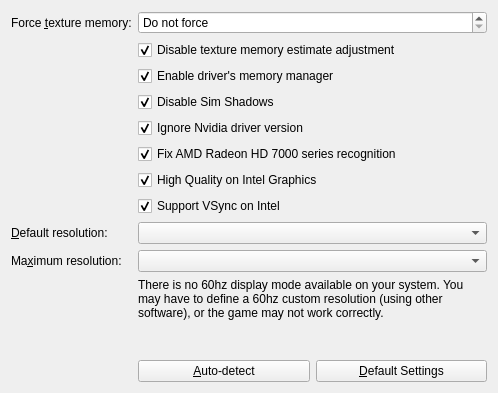
<?xml version="1.0" encoding="UTF-8"?>
<ui version="4.0">
 <class>SimsPSSettings</class>
 <widget class="QWidget" name="SimsPSSettings">
  <property name="geometry">
   <rect>
    <x>0</x>
    <y>0</y>
    <width>498</width>
    <height>393</height>
   </rect>
  </property>
  <property name="windowTitle">
   <string>The Sims Pet Stories Settings</string>
  </property>
  <layout class="QFormLayout" name="formLayout">
   <item row="0" column="0">
    <widget class="QLabel" name="forceMemLabel">
     <property name="text">
      <string>Force &amp;texture memory:</string>
     </property>
     <property name="buddy">
      <cstring>forceMem</cstring>
     </property>
    </widget>
   </item>
   <item row="0" column="1">
    <widget class="QSpinBox" name="forceMem">
     <property name="toolTip">
      <string>Override texture (graphics card) memory detection</string>
     </property>
     <property name="whatsThis">
      <string>&lt;html&gt;&lt;head/&gt;&lt;body&gt;&lt;p&gt;Force the texture memory to a specific size. Use this if The Sims Life Stories only runs in software mode.&lt;/p&gt;&lt;p&gt;If your config log file has a line that reads:&lt;/p&gt;&lt;pre style=&quot; margin-top:12px; margin-bottom:12px; margin-left:0px; margin-right:0px; -qt-block-indent:0; text-indent:0px;&quot;&gt;&lt;span style=&quot; font-family:'Courier New,courier';&quot;&gt;Texture memory:  32MB&lt;/span&gt;&lt;/pre&gt;&lt;p&gt;You probably want to apply this fix.&lt;/p&gt;&lt;p&gt;It's recommended to set this value to match the info on the &amp;quot;Device Info&amp;quot; tab. More recent cards generally have at least &lt;span style=&quot; font-weight:600;&quot;&gt;1024 Mb&lt;/span&gt; available, which is a good value to use.&lt;/p&gt;&lt;p&gt;For high quality graphics, a value of at least &lt;span style=&quot; font-weight:600;&quot;&gt;128 Mb&lt;/span&gt; must be used.&lt;/p&gt;&lt;/body&gt;&lt;/html&gt;</string>
     </property>
     <property name="specialValueText">
      <string>Do not force</string>
     </property>
     <property name="suffix">
      <string> Mb</string>
     </property>
     <property name="minimum">
      <number>0</number>
     </property>
     <property name="maximum">
      <number>32768</number>
     </property>
     <property name="singleStep">
      <number>32</number>
     </property>
    </widget>
   </item>
   <item row="1" column="1">
    <widget class="QCheckBox" name="disableTexMemEstimateAdjustment">
     <property name="toolTip">
      <string>Do not adjust the texture memory reported by the driver, to improve stability (especially with nVidia cards)</string>
     </property>
     <property name="whatsThis">
      <string>&lt;html&gt;&lt;head/&gt;&lt;body&gt;&lt;p&gt;Use this tweak to use the texture memory reported by the driver. This may greatly improve the game's stability, especially when using a recent nVidia graphics card.&lt;/p&gt;&lt;/body&gt;&lt;/html&gt;</string>
     </property>
     <property name="text">
      <string>Disable texture memory estimate adjustment</string>
     </property>
     <property name="checked">
      <bool>true</bool>
     </property>
    </widget>
   </item>
   <item row="2" column="1">
    <widget class="QCheckBox" name="enableDriverMemoryManager">
     <property name="toolTip">
      <string>Use the graphics driver's memory manager, to improve the game's stability</string>
     </property>
     <property name="whatsThis">
      <string>&lt;html&gt;&lt;head/&gt;&lt;body&gt;&lt;p&gt;This makes the game rely on the graphics card driver for its memory management, rather than the game's own memory manager. Enabling this using modern drivers generally improves the game's stability.&lt;/p&gt;&lt;/body&gt;&lt;/html&gt;</string>
     </property>
     <property name="text">
      <string>Enable driver's memory manager</string>
     </property>
     <property name="checked">
      <bool>true</bool>
     </property>
    </widget>
   </item>
   <item row="3" column="1">
    <widget class="QCheckBox" name="disableSimShadows">
     <property name="toolTip">
      <string>Disable shadows for Sims and Pets, to work around black rectangles as shadows</string>
     </property>
     <property name="whatsThis">
      <string>&lt;html&gt;&lt;head/&gt;&lt;body&gt;&lt;p&gt;Use this tweak to always disable the shadows of Sims. If you experience black boxes on the ground near Sims, apply this tweak to disable those shadows.&lt;/p&gt;&lt;p&gt;This issue occurs mostly on Windows 8 and 10.&lt;/p&gt;&lt;/body&gt;&lt;/html&gt;</string>
     </property>
     <property name="text">
      <string>Disable Sim Shadows</string>
     </property>
     <property name="checked">
      <bool>true</bool>
     </property>
    </widget>
   </item>
   <item row="4" column="1">
    <widget class="QCheckBox" name="ignoreNvidiaDriverVersion">
     <property name="toolTip">
      <string>Ignore a low driver version of Nvidia.</string>
     </property>
     <property name="whatsThis">
      <string>&lt;html&gt;&lt;head/&gt;&lt;body&gt;&lt;p&gt;New drivers of Nvidia sometimes report a low version number. This can lower some quality settings, even though the driver is new enough to support the better quality settings. This tweak disables some checks based on the version number of the driver, and picks the best possible options.&lt;/p&gt;&lt;/body&gt;&lt;/html&gt;</string>
     </property>
     <property name="text">
      <string>Ignore Nvidia driver version</string>
     </property>
     <property name="checked">
      <bool>true</bool>
     </property>
    </widget>
   </item>
   <item row="5" column="1">
    <widget class="QCheckBox" name="radeonHd7000Fix">
     <property name="toolTip">
      <string>Do not force low quality on Radeon HD 7000 series graphics cards (as opposed to the older Radeon 7000 series).</string>
     </property>
     <property name="whatsThis">
      <string>&lt;html&gt;&lt;head/&gt;&lt;body&gt;&lt;p&gt;Use this if you have a graphics card in the &lt;span style=&quot; font-weight:600;&quot;&gt;ATI Radeon HD 7000&lt;/span&gt; series.&lt;/p&gt;&lt;p&gt;The detection in the default code overlaps with the older &lt;span style=&quot; font-weight:600;&quot;&gt;Radeon 7000&lt;/span&gt; series, and forces the settings to a low quality code. Apply this tweak to make sure the detection only picks out the old graphics cards, but not the newer &lt;span style=&quot; font-weight:600;&quot;&gt;HD&lt;/span&gt; ones.&lt;/p&gt;&lt;p&gt;If you do not have an ATI/AMD graphics card, this option does nothing.&lt;/p&gt;&lt;/body&gt;&lt;/html&gt;</string>
     </property>
     <property name="text">
      <string>Fix AMD Radeon HD 7000 series recognition</string>
     </property>
     <property name="checked">
      <bool>true</bool>
     </property>
    </widget>
   </item>
   <item row="6" column="1">
    <widget class="QCheckBox" name="intelHigh">
     <property name="toolTip">
      <string>Allow high quality graphics for most recent Intel Graphics cards.</string>
     </property>
     <property name="whatsThis">
      <string>&lt;html&gt;&lt;head/&gt;&lt;body&gt;&lt;p&gt;Enable high quality graphics for &lt;span style=&quot; font-weight:600;&quot;&gt;Intel HD Graphics&lt;/span&gt; cards. If you have a fairly recent Intel graphics card, you may enable this tweak to increase graphics quality (at the cost of performance).&lt;/p&gt;&lt;p&gt;If your game runs choppy or slow after applying this tweak, disable it again.&lt;/p&gt;&lt;p&gt;If you do not use an Intel graphics card, this option does nothing.&lt;/p&gt;&lt;/body&gt;&lt;/html&gt;</string>
     </property>
     <property name="text">
      <string>High Quality on Intel Graphics</string>
     </property>
     <property name="checked">
      <bool>true</bool>
     </property>
    </widget>
   </item>
   <item row="7" column="1">
    <widget class="QCheckBox" name="intelVsync">
     <property name="toolTip">
      <string>Enable VSync for Intel Graphics cards. May cause (or solve) flickering graphics and/or UI.</string>
     </property>
     <property name="whatsThis">
      <string>&lt;html&gt;&lt;head/&gt;&lt;body&gt;&lt;p&gt;Enable VSync for &lt;span style=&quot; font-weight:600;&quot;&gt;Intel HD Graphics&lt;/span&gt; cards. VSync is disabled by default, because with some driver versions and some cards this caused a flickering UI.&lt;/p&gt;&lt;p&gt;If you experience flickering graphics or UI in the Sims Life Stories, enabling or disabling this tweak may help.&lt;/p&gt;&lt;p&gt;If you do not use an Intel graphics card, this option does nothing.&lt;/p&gt;&lt;/body&gt;&lt;/html&gt;</string>
     </property>
     <property name="text">
      <string>Support VSync on Intel</string>
     </property>
     <property name="checked">
      <bool>true</bool>
     </property>
    </widget>
   </item>
   <item row="8" column="0">
    <widget class="QLabel" name="defaultResolutionLabel">
     <property name="text">
      <string>&amp;Default resolution:</string>
     </property>
     <property name="buddy">
      <cstring>defaultResolution</cstring>
     </property>
    </widget>
   </item>
   <item row="8" column="1">
    <widget class="QComboBox" name="defaultResolution">
     <property name="toolTip">
      <string>The initial resolution as applied by the game at first launch.</string>
     </property>
     <property name="whatsThis">
      <string>&lt;html&gt;&lt;head/&gt;&lt;body&gt;&lt;p&gt;The default resolution to use, if the game is in high quality mode. This only applies when first starting up the game; use the in-game settings to change the actual resolution.&lt;/p&gt;&lt;/body&gt;&lt;/html&gt;</string>
     </property>
    </widget>
   </item>
   <item row="9" column="0">
    <widget class="QLabel" name="maxResolutionLabel">
     <property name="text">
      <string>Ma&amp;ximum resolution:</string>
     </property>
     <property name="buddy">
      <cstring>maxResolution</cstring>
     </property>
    </widget>
   </item>
   <item row="9" column="1">
    <widget class="QComboBox" name="maxResolution">
     <property name="toolTip">
      <string>The maximum available resolution (in high quality graphics mode only).</string>
     </property>
     <property name="whatsThis">
      <string>&lt;html&gt;&lt;head/&gt;&lt;body&gt;&lt;p&gt;The maximum available resolution (width/height) in the game, if the game is in high quality mode. &lt;/p&gt;&lt;p&gt;Change this to make higher resolutions available in the in-game settings.&lt;/p&gt;&lt;p&gt;If this tweak appears to have no effect, the game may not be running in high quality mode. Enabling other tweaks may help.&lt;/p&gt;&lt;/body&gt;&lt;/html&gt;</string>
     </property>
    </widget>
   </item>
   <item row="10" column="1">
    <widget class="QLabel" name="no60HzAvailable">
     <property name="sizePolicy">
      <sizepolicy hsizetype="Expanding" vsizetype="Expanding">
       <horstretch>0</horstretch>
       <verstretch>0</verstretch>
      </sizepolicy>
     </property>
     <property name="text">
      <string>&lt;html&gt;&lt;head/&gt;&lt;body&gt;&lt;p&gt;There is no 60hz display mode available on your system. You may have to define a 60hz custom resolution (using other software), or the game may not work correctly.&lt;/p&gt;&lt;/body&gt;&lt;/html&gt;</string>
     </property>
     <property name="alignment">
      <set>Qt::AlignLeading|Qt::AlignLeft|Qt::AlignTop</set>
     </property>
     <property name="wordWrap">
      <bool>true</bool>
     </property>
    </widget>
   </item>
   <item row="11" column="1">
    <layout class="QHBoxLayout" name="defaultsLayout" stretch="0,0">
     <item>
      <widget class="QPushButton" name="autodetect">
       <property name="text">
        <string>&amp;Auto-detect</string>
       </property>
       <property name="flat">
        <bool>false</bool>
       </property>
      </widget>
     </item>
     <item>
      <widget class="QPushButton" name="resetDefaults">
       <property name="toolTip">
        <string>Disable all tweaks and restore default values.</string>
       </property>
       <property name="whatsThis">
        <string>&lt;html&gt;&lt;head/&gt;&lt;body&gt;&lt;p&gt;Reset all settings to their default values.&lt;/p&gt;&lt;/body&gt;&lt;/html&gt;</string>
       </property>
       <property name="text">
        <string>&amp;Default Settings</string>
       </property>
      </widget>
     </item>
    </layout>
   </item>
  </layout>
 </widget>
 <tabstops>
  <tabstop>forceMem</tabstop>
  <tabstop>disableTexMemEstimateAdjustment</tabstop>
  <tabstop>enableDriverMemoryManager</tabstop>
  <tabstop>disableSimShadows</tabstop>
  <tabstop>ignoreNvidiaDriverVersion</tabstop>
  <tabstop>radeonHd7000Fix</tabstop>
  <tabstop>intelHigh</tabstop>
  <tabstop>intelVsync</tabstop>
  <tabstop>defaultResolution</tabstop>
  <tabstop>maxResolution</tabstop>
  <tabstop>autodetect</tabstop>
  <tabstop>resetDefaults</tabstop>
 </tabstops>
 <resources/>
 <connections/>
</ui>
